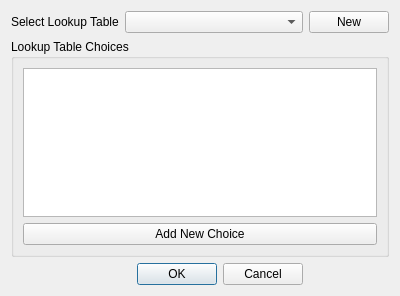
<?xml version="1.0" encoding="UTF-8"?>
<ui version="4.0">
 <class>Lookup</class>
 <widget class="QDialog" name="Lookup">
  <property name="geometry">
   <rect>
    <x>0</x>
    <y>0</y>
    <width>400</width>
    <height>296</height>
   </rect>
  </property>
  <property name="windowTitle">
   <string>Lookup Source</string>
  </property>
  <layout class="QGridLayout" name="gridLayout">
   <item row="0" column="0">
    <widget class="QLabel" name="label">
     <property name="text">
      <string>Select Lookup Table</string>
     </property>
    </widget>
   </item>
   <item row="0" column="1">
    <widget class="QComboBox" name="cboTable"/>
   </item>
   <item row="0" column="2">
    <widget class="QPushButton" name="btnNew">
     <property name="text">
      <string>New</string>
     </property>
    </widget>
   </item>
   <item row="2" column="1">
    <widget class="QDialogButtonBox" name="buttonBox">
     <property name="orientation">
      <enum>Qt::Horizontal</enum>
     </property>
     <property name="standardButtons">
      <set>QDialogButtonBox::Cancel|QDialogButtonBox::Ok</set>
     </property>
    </widget>
   </item>
   <item row="1" column="0" colspan="3">
    <widget class="QGroupBox" name="groupBox">
     <property name="title">
      <string>Lookup Table Choices</string>
     </property>
     <layout class="QGridLayout" name="gridLayout_2">
      <item row="1" column="0">
       <widget class="QPushButton" name="btnChoice">
        <property name="text">
         <string>Add New Choice</string>
        </property>
       </widget>
      </item>
      <item row="0" column="0">
       <widget class="QListView" name="lklstView"/>
      </item>
     </layout>
    </widget>
   </item>
  </layout>
 </widget>
 <resources/>
 <connections>
  <connection>
   <sender>buttonBox</sender>
   <signal>accepted()</signal>
   <receiver>Lookup</receiver>
   <slot>accept()</slot>
   <hints>
    <hint type="sourcelabel">
     <x>248</x>
     <y>254</y>
    </hint>
    <hint type="destinationlabel">
     <x>157</x>
     <y>274</y>
    </hint>
   </hints>
  </connection>
  <connection>
   <sender>buttonBox</sender>
   <signal>rejected()</signal>
   <receiver>Lookup</receiver>
   <slot>reject()</slot>
   <hints>
    <hint type="sourcelabel">
     <x>316</x>
     <y>260</y>
    </hint>
    <hint type="destinationlabel">
     <x>286</x>
     <y>274</y>
    </hint>
   </hints>
  </connection>
 </connections>
</ui>
